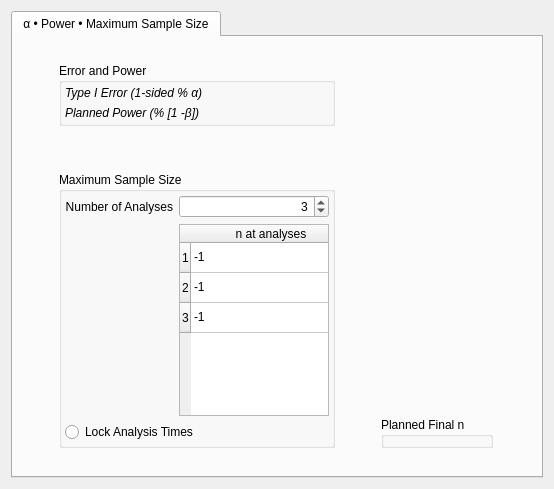
       <widget class="QWidget" name="AnalysisPage">
        <layout class="QGridLayout" name="gridLayout_81">
         <item row="0" column="0">
          <widget class="QTabWidget" name="analysisTab">
           <property name="currentIndex">
            <number>0</number>
           </property>
           <widget class="QWidget" name="epss">
            <attribute name="title">
             <string>α • Power • Maximum Sample Size</string>
            </attribute>
            <layout class="QGridLayout" name="gridLayout_84">
             <item row="0" column="1">
              <spacer name="verticalSpacer_20">
               <property name="orientation">
                <enum>Qt::Vertical</enum>
               </property>
               <property name="sizeHint" stdset="0">
                <size>
                 <width>20</width>
                 <height>15</height>
                </size>
               </property>
              </spacer>
             </item>
             <item row="1" column="1" rowspan="4">
              <layout class="QVBoxLayout" name="verticalLayout_2">
               <item>
                <widget class="QGroupBox" name="anlErrorPowerSampleGroup">
                 <property name="title">
                  <string>Error and Power</string>
                 </property>
                 <layout class="QGridLayout" name="gridLayout_79">
                  <property name="margin">
                   <number>3</number>
                  </property>
                  <item row="0" column="0">
                   <layout class="QGridLayout" name="gridLayout_78">
                    <item row="0" column="0">
                     <widget class="QLabel" name="anlErrorLabel">
                      <property name="font">
                       <font>
                        <italic>true</italic>
                       </font>
                      </property>
                      <property name="text">
                       <string>Type I Error (1-sided % α)</string>
                      </property>
                     </widget>
                    </item>
                    <item row="0" column="1">
                     <widget class="QwtCounter" name="anlErrorDSpin" native="true">
                      <property name="maximumSize">
                       <size>
                        <width>150</width>
                        <height>16777215</height>
                       </size>
                      </property>
                      <property name="whatsThis">
                       <string>Type I Error </string>
                      </property>
                      <property name="numButtons" stdset="0">
                       <number>1</number>
                      </property>
                      <property name="basicstep" stdset="0">
                       <double>0.100000000000000</double>
                      </property>
                      <property name="maxValue" stdset="0">
                       <double>100.000000000000000</double>
                      </property>
                      <property name="value" stdset="0">
                       <double>2.500000000000000</double>
                      </property>
                      <property name="readOnly" stdset="0">
                       <bool>true</bool>
                      </property>
                      <property name="suffix" stdset="0">
                       <string> %</string>
                      </property>
                      <property name="decimals" stdset="0">
                       <number>4</number>
                      </property>
                      <property name="maximum" stdset="0">
                       <double>100.000000000000000</double>
                      </property>
                      <property name="singleStep" stdset="0">
                       <double>0.100000000000000</double>
                      </property>
                     </widget>
                    </item>
                    <item row="1" column="0">
                     <widget class="QLabel" name="anlPowerLabel">
                      <property name="font">
                       <font>
                        <italic>true</italic>
                       </font>
                      </property>
                      <property name="text">
                       <string>Planned Power (% [1 -β])</string>
                      </property>
                     </widget>
                    </item>
                    <item row="1" column="1">
                     <widget class="QwtCounter" name="anlPowerDSpin" native="true">
                      <property name="sizePolicy">
                       <sizepolicy hsizetype="Minimum" vsizetype="Fixed">
                        <horstretch>0</horstretch>
                        <verstretch>0</verstretch>
                       </sizepolicy>
                      </property>
                      <property name="maximumSize">
                       <size>
                        <width>150</width>
                        <height>16777215</height>
                       </size>
                      </property>
                      <property name="whatsThis">
                       <string>Type II Error</string>
                      </property>
                      <property name="layoutDirection">
                       <enum>Qt::LeftToRight</enum>
                      </property>
                      <property name="numButtons" stdset="0">
                       <number>1</number>
                      </property>
                      <property name="basicstep" stdset="0">
                       <double>0.500000000000000</double>
                      </property>
                      <property name="maxValue" stdset="0">
                       <double>100.000000000000000</double>
                      </property>
                      <property name="stepButton1" stdset="0">
                       <number>1</number>
                      </property>
                      <property name="value" stdset="0">
                       <double>90.000000000000000</double>
                      </property>
                      <property name="readOnly" stdset="0">
                       <bool>true</bool>
                      </property>
                      <property name="suffix" stdset="0">
                       <string> %</string>
                      </property>
                      <property name="decimals" stdset="0">
                       <number>1</number>
                      </property>
                      <property name="singleStep" stdset="0">
                       <double>0.500000000000000</double>
                      </property>
                     </widget>
                    </item>
                   </layout>
                  </item>
                 </layout>
                </widget>
               </item>
               <item>
                <spacer name="verticalSpacer_18">
                 <property name="orientation">
                  <enum>Qt::Vertical</enum>
                 </property>
                 <property name="sizeHint" stdset="0">
                  <size>
                   <width>20</width>
                   <height>40</height>
                  </size>
                 </property>
                </spacer>
               </item>
               <item>
                <widget class="QGroupBox" name="analSampleSizeGroup">
                 <property name="title">
                  <string>Maximum Sample Size</string>
                 </property>
                 <layout class="QGridLayout" name="gridLayout_77">
                  <property name="margin">
                   <number>3</number>
                  </property>
                  <item row="1" column="0">
                   <layout class="QGridLayout" name="gridLayout_8">
                    <item row="0" column="1">
                     <widget class="QLabel" name="anlMaxSampleSizeLabel">
                      <property name="text">
                       <string>Number of Analyses</string>
                      </property>
                      <property name="alignment">
                       <set>Qt::AlignRight|Qt::AlignTrailing|Qt::AlignVCenter</set>
                      </property>
                     </widget>
                    </item>
                    <item row="0" column="2">
                     <widget class="QSpinBox" name="anlMaxSampleSizeSpin">
                      <property name="sizePolicy">
                       <sizepolicy hsizetype="Expanding" vsizetype="Fixed">
                        <horstretch>0</horstretch>
                        <verstretch>0</verstretch>
                       </sizepolicy>
                      </property>
                      <property name="maximumSize">
                       <size>
                        <width>150</width>
                        <height>16777215</height>
                       </size>
                      </property>
                      <property name="whatsThis">
                       <string>Sample size</string>
                      </property>
                      <property name="alignment">
                       <set>Qt::AlignRight|Qt::AlignTrailing|Qt::AlignVCenter</set>
                      </property>
                      <property name="minimum">
                       <number>1</number>
                      </property>
                      <property name="value">
                       <number>3</number>
                      </property>
                     </widget>
                    </item>
                    <item row="1" column="1">
                     <spacer name="horizontalSpacer_12">
                      <property name="orientation">
                       <enum>Qt::Horizontal</enum>
                      </property>
                      <property name="sizeHint" stdset="0">
                       <size>
                        <width>40</width>
                        <height>20</height>
                       </size>
                      </property>
                     </spacer>
                    </item>
                    <item row="1" column="2">
                     <widget class="QTableWidget" name="anlSampleSizeTable">
                      <property name="maximumSize">
                       <size>
                        <width>150</width>
                        <height>16777215</height>
                       </size>
                      </property>
                      <property name="whatsThis">
                       <string>Sample size per analysis</string>
                      </property>
                      <property name="alternatingRowColors">
                       <bool>false</bool>
                      </property>
                      <property name="rowCount">
                       <number>3</number>
                      </property>
                      <attribute name="horizontalHeaderDefaultSectionSize">
                       <number>160</number>
                      </attribute>
                      <attribute name="horizontalHeaderStretchLastSection">
                       <bool>true</bool>
                      </attribute>
                      <row/>
                      <row/>
                      <row/>
                      <column>
                       <property name="text">
                        <string>n at analyses</string>
                       </property>
                      </column>
                      <item row="0" column="0">
                       <property name="text">
                        <string>-1</string>
                       </property>
                      </item>
                      <item row="1" column="0">
                       <property name="text">
                        <string>-1</string>
                       </property>
                      </item>
                      <item row="2" column="0">
                       <property name="text">
                        <string>-1</string>
                       </property>
                      </item>
                     </widget>
                    </item>
                   </layout>
                  </item>
                  <item row="2" column="0">
                   <widget class="QRadioButton" name="anlLockTimesRadio">
                    <property name="text">
                     <string>Lock Analysis Times</string>
                    </property>
                   </widget>
                  </item>
                 </layout>
                </widget>
               </item>
              </layout>
             </item>
             <item row="1" column="3">
              <spacer name="horizontalSpacer_17">
               <property name="orientation">
                <enum>Qt::Horizontal</enum>
               </property>
               <property name="sizeHint" stdset="0">
                <size>
                 <width>112</width>
                 <height>20</height>
                </size>
               </property>
              </spacer>
             </item>
             <item row="2" column="0">
              <spacer name="horizontalSpacer_7">
               <property name="orientation">
                <enum>Qt::Horizontal</enum>
               </property>
               <property name="sizeHint" stdset="0">
                <size>
                 <width>37</width>
                 <height>20</height>
                </size>
               </property>
              </spacer>
             </item>
             <item row="3" column="3">
              <spacer name="verticalSpacer_25">
               <property name="orientation">
                <enum>Qt::Vertical</enum>
               </property>
               <property name="sizeHint" stdset="0">
                <size>
                 <width>20</width>
                 <height>274</height>
                </size>
               </property>
              </spacer>
             </item>
             <item row="4" column="2">
              <spacer name="horizontalSpacer_16">
               <property name="orientation">
                <enum>Qt::Horizontal</enum>
               </property>
               <property name="sizeHint" stdset="0">
                <size>
                 <width>40</width>
                 <height>20</height>
                </size>
               </property>
              </spacer>
             </item>
             <item row="4" column="3">
              <widget class="QGroupBox" name="groupBox_4">
               <property name="title">
                <string>Planned Final n</string>
               </property>
               <layout class="QGridLayout" name="gridLayout_80">
                <property name="margin">
                 <number>3</number>
                </property>
                <item row="0" column="0">
                 <layout class="QGridLayout" name="gridLayout_83">
                  <item row="0" column="0">
                   <widget class="QwtCounter" name="anlMaxnIPlanDSpin" native="true">
                    <property name="enabled">
                     <bool>false</bool>
                    </property>
                    <property name="numButtons" stdset="0">
                     <number>1</number>
                    </property>
                    <property name="readOnly" stdset="0">
                     <bool>true</bool>
                    </property>
                   </widget>
                  </item>
                 </layout>
                </item>
               </layout>
              </widget>
             </item>
             <item row="4" column="4">
              <spacer name="horizontalSpacer_8">
               <property name="orientation">
                <enum>Qt::Horizontal</enum>
               </property>
               <property name="sizeHint" stdset="0">
                <size>
                 <width>39</width>
                 <height>20</height>
                </size>
               </property>
              </spacer>
             </item>
             <item row="5" column="1">
              <spacer name="verticalSpacer_21">
               <property name="orientation">
                <enum>Qt::Vertical</enum>
               </property>
               <property name="sizeHint" stdset="0">
                <size>
                 <width>20</width>
                 <height>19</height>
                </size>
               </property>
              </spacer>
             </item>
             <item row="5" column="3">
              <spacer name="verticalSpacer_24">
               <property name="orientation">
                <enum>Qt::Vertical</enum>
               </property>
               <property name="sizeHint" stdset="0">
                <size>
                 <width>20</width>
                 <height>19</height>
                </size>
               </property>
              </spacer>
             </item>
            </layout>
           </widget>
          </widget>
         </item>
        </layout>
       </widget>
